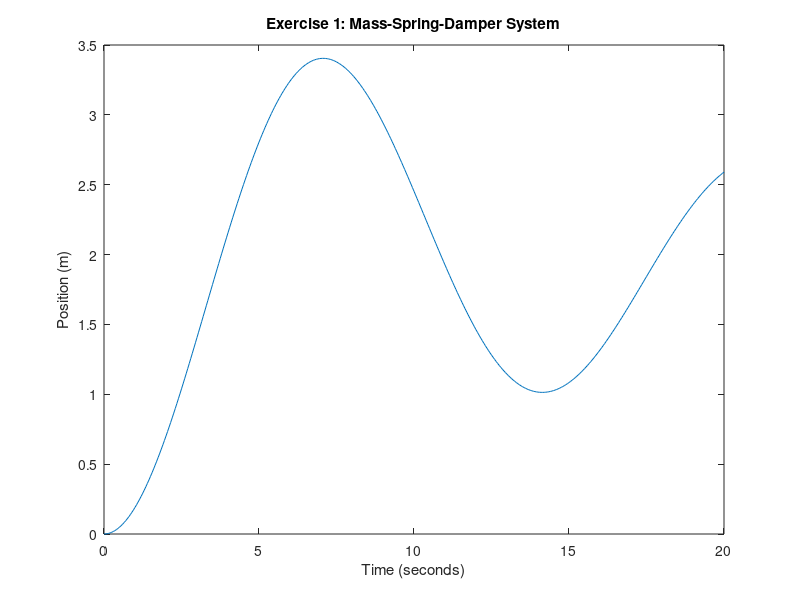
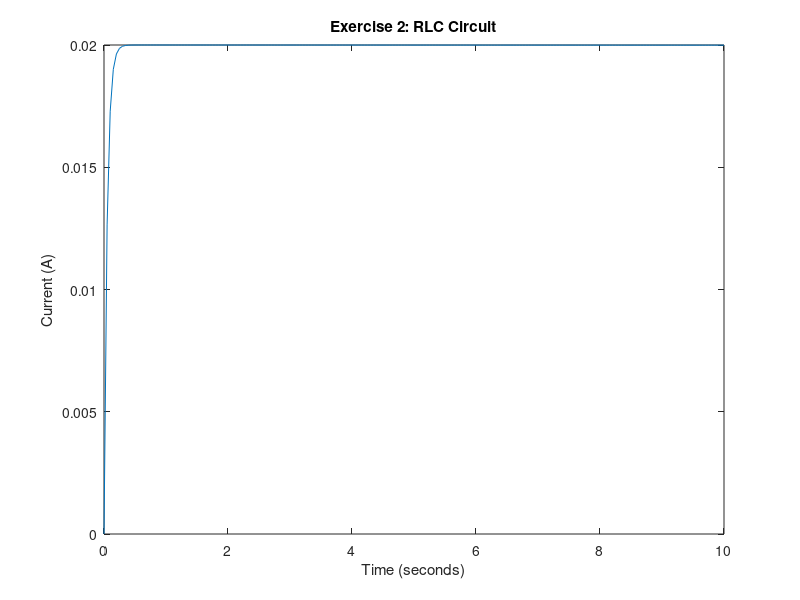

Recreate these plots in MATLAB, in order. (Note: this script raises an error after producing the figures.)
% This script is written for Lab 2 of ES3011 B26 by 
% Aditi Bhattamishra, Kate Stahler, and Yael Whitson (Team 13).
% The script is adapted using a demo script provided. 
% Due 11/4/2026

clear; clc;

%% Mass-Springer-Damper System (Q1)

% Create system properties and constants variables
m = 5; %mass [Kg]
k = 1.0; %spring constant [N/m]
b = 0.5; %damping constant [N*s/m]
F = 2; %input force [N]

% Set time array variables
T = 20; %simulation time [s]
dt = 0.05; %time step [s]
t = 0:dt:T; %time array [t]

% Create state space equation coefficient variables
A = [0 1;
     -k/m -b/m];
B = [0; 1/m];
C = [1 0];
D = 0;
sys = ss(A,B,C,D);

% Set input array
u = F*ones(size(t));

% Run simulation
[y1, x1] = lsim(sys,u,t);

% Make figure (we do this manually to create four separate plots without
% overwriting)
figure;
plot (x1, y1);
title("Exercise 1: Mass-Spring-Damper System");
xlabel("Time (seconds)");
ylabel("Position (m)");

%% RLC Circuit (Q2)

% Create system properties and constants variables
L = 5; %inductance [H]
c = 300; %capacitance [F]
R = 100; %resistance [Kohm]
V = 300; %input voltage [V]

% Set time array variables
T = 10; %simulation time [s]
dt = 0.05; %time step [s]
t = 0:dt:T; %time array [t]

% Create state space equation coefficient variables
A = [0 1;
    -1/(L*c) -R/L];
B = [0; 1/L];
C = [0 1];
D = 0;
sys = ss(A,B,C,D);

% Set input array
u = F*ones(size(t));

% Run simulation
[y2, x2] = lsim(sys,u,t);

% Make figure
figure;
plot (x2, y2);
title("Exercise 2: RLC Circuit");
xlabel("Time (seconds)");
ylabel("Current (A)");

%% Cruise-Control Car (Q3)

% Create system properties and constants variables
m = 1500; %vehicle mass [kg]
b = 50; %damping coefficient [N*s/m]
U = 1500; %input force [N]

% Set time array variables
T = 100; %simulation time [s]
dt = 0.05; %time step [s]
t = 0:dt:T; %time array [t]

% Create state space equation coefficient variables
A = []; %fill in and delete this comment after
B = []; %fill in and delete this comment after
C = []; %fill in and delete this comment after
D = []; %fill in and delete this comment after
sys = ss(A,B,C,D);

% Set input array
u = F*ones(size(t));

% Run simulation
[y3, x3] = lsim(sys,u,t);

% Make figure
figure;
plot (x3, y3);
title("Exercise 3: Cruise-Control Car");
xlabel("Time (seconds)");
ylabel(""); %fill in and delete this comment after

%% Motor Position (Q4)

% Create system properties and constants variables
J = 3*10^(-6); %rotor moment of inertia [kg*m^2]
b = 3.5*10^(-6); %motor friction coefficient [N*s/m]
K = 0.025; %electric force/motor torque coefficient [V/rad/sec]
R = 5; %resistance [Ohm]
L = 3*10^(-6); %inductance [H]
V = 100; %input voltage [V]

% Set time array variables
T = 10; %simulation time [s]
dt = 0.05; %time step [s]
t = 0:dt:T; %time array [t]

% Create state space equation coefficient variables
A = []; %fill in and delete this comment after
B = []; %fill in and delete this comment after
C = []; %fill in and delete this comment after
D = []; %fill in and delete this comment after
sys = ss(A,B,C,D);

% Set input array
u = F*ones(size(t));

% Run simulation
[y4, x4] = lsim(sys,u,t);

% Make figure
figure;
plot (x4, y4);
title("Exercise 4: Motor Position");
xlabel("Time (seconds)");
ylabel(""); %fill in and delete this comment after
